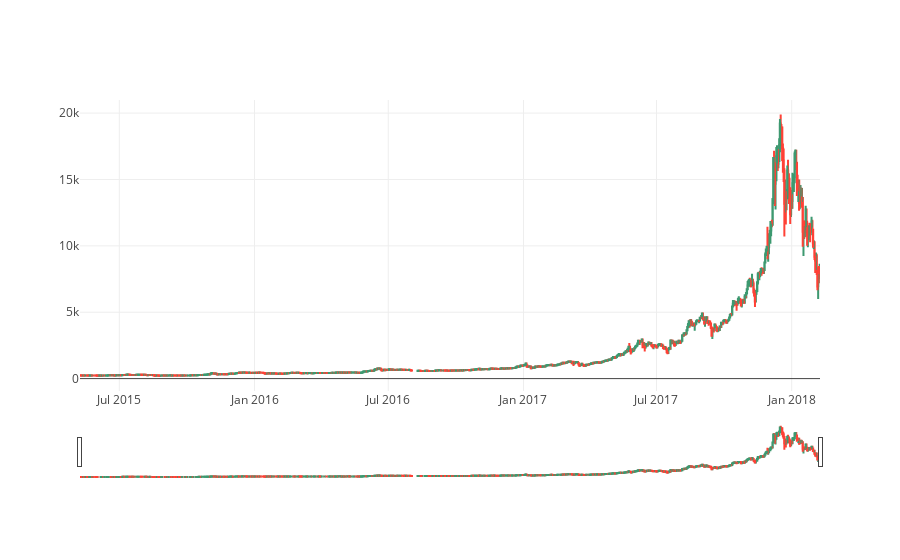

The code cell stored with this chart in its notebook:
### Code cell
py_offline.iplot(data3)

### Figure 1 — Plotly figure (JSON) as saved in the notebook; plotly's stock layout.template omitted (floating-point values rounded to 4 significant figures; data arrays with more than 128 entries replaced by an {"elided": "..."} marker saying what was removed)
{"data": [{"close": {"elided": "1000 float values"}, "high": {"elided": "1000 float values"}, "low": {"elided": "1000 float values"}, "open": {"elided": "1000 float values"}, "type": "candlestick", "x": {"elided": "1000 str values"}}], "layout": {}}
